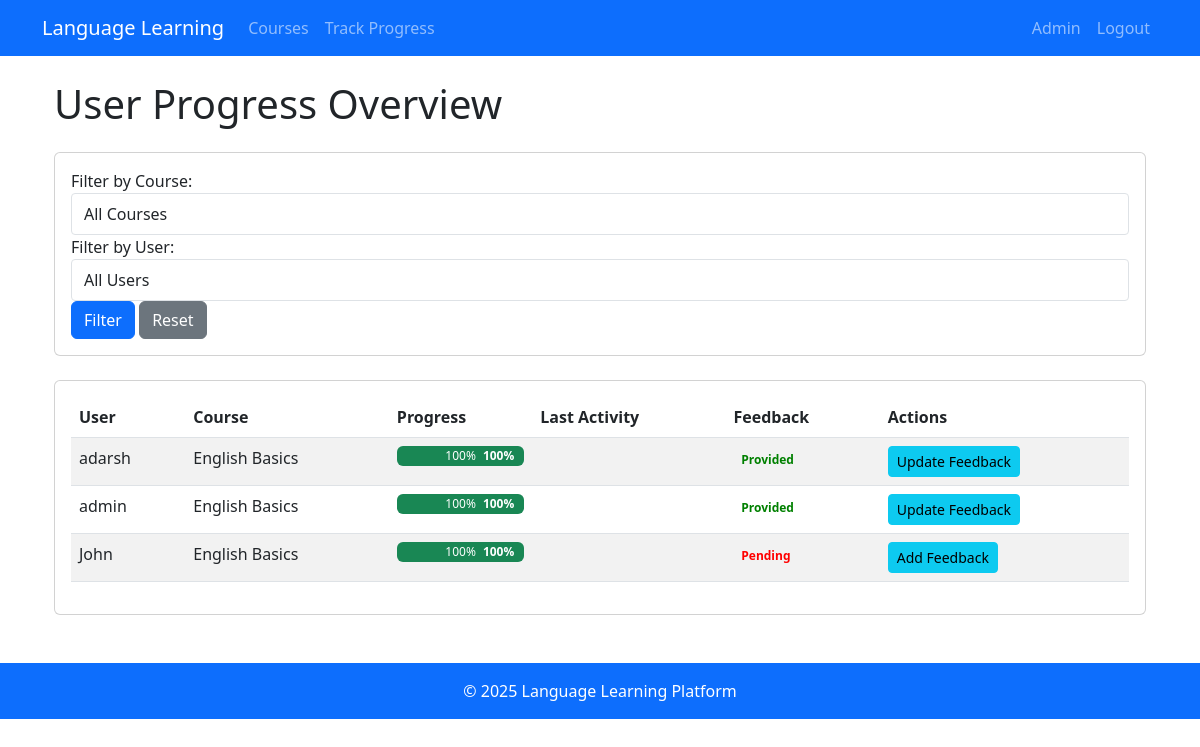
The app's page /admin-tools/progress/ (signed in) with its own data.
### learning/models.py (models this page shows, shortened)
class UserProgress(models.Model):
    user = models.ForeignKey(User, on_delete=models.CASCADE)
    course = models.ForeignKey(Course, on_delete=models.CASCADE)
    completed_lessons = models.ManyToManyField(Lesson, blank=True)
    last_accessed = models.DateTimeField(auto_now=True)
    admin_feedback = models.TextField(blank=True, null=True)
    feedback_date = models.DateTimeField(blank=True, null=True)
    @property
    def completion_percentage(self):
        total_lessons = self.course.lesson_set.count()
        completed_lessons = self.completed_lessons.count()
        return (completed_lessons / total_lessons * 100) if total_lessons > 0 else 0
    class Meta:
        verbose_name_plural = "User Progress"
        ordering = ['-feedback_date']

class Course(models.Model):
    title = models.CharField(max_length=200)
    language = models.ForeignKey(Language, on_delete=models.CASCADE)
    description = models.TextField()
    created_at = models.DateTimeField(auto_now_add=True)
    updated_at = models.DateTimeField(auto_now=True)
    difficulty = models.IntegerField(
        validators=[MinValueValidator(1), MaxValueValidator(5)]
    )
    is_active = models.BooleanField(default=True)

### learning/views.py (the view)
# urls.py: path('admin-tools/progress/', views.admin_progress_view, name='admin_progress_view'),
@login_required
@user_passes_test(lambda u: u.is_superuser)
def admin_progress_view(request):
    progress_records = UserProgress.objects.all().select_related('user', 'course')
    course_id = request.GET.get('course_id')
    if course_id:
        progress_records = progress_records.filter(course_id=course_id)
    user_id = request.GET.get('user_id')
    if user_id:
        progress_records = progress_records.filter(user_id=user_id)
    for record in progress_records:
        total_lessons = record.course.lesson_set.count()
        completed_lessons = record.completed_lessons.count()
    return render(request, 'admin/progress_overview.html', {
        'progress_records': progress_records,
        'courses': Course.objects.all(),
        'users': User.objects.filter(is_staff=False)  # Only regular users
    })

### templates/admin/progress_overview.html (shortened to what this page needs)
{% extends "base.html" %}
{% load static %}
{% block content %}
<div class="container mt-4">
    <h1 class="mb-4">User Progress Overview</h1>
    <div class="card mb-4">
        <div class="card-body">
            <form method="get" class="form-inline">
                <div class="form-group mr-3">
                    <label for="course_id" class="mr-2">Filter by Course:</label>
                    <select name="course_id" id="course_id" class="form-control">
                        <option value="">All Courses</option>
                    </select>
                </div>
                <div class="form-group mr-3">
                    <label for="user_id" class="mr-2">Filter by User:</label>
                    <select name="user_id" id="user_id" class="form-control">
                        <option value="">All Users</option>
                    </select>
                </div>
                <button type="submit" class="btn btn-primary mr-2">Filter</button>
                <a href="{% url 'admin_progress_view' %}" class="btn btn-secondary">Reset</a>
            </form>
        </div>
    </div>
    <div class="card">
        <div class="card-body">
            <div class="table-responsive">
                <table class="table table-striped">
                    <thead>
                        <tr>
                            <th>User</th>
                            <th>Course</th>
                            <th>Progress</th>
                            <th>Last Activity</th>
                            <th>Feedback</th>
                            <th>Actions</th>
                        </tr>
                    </thead>
                    <tbody>
                        {% for record in progress_records %}
                        {% if not record.user.is_superuser %}
                        <tr>
                            <td>{{ record.user.username }}</td>
                            <td>{{ record.course.title }}</td>
                            <td>
                                <div class="progress" style="height: 20px;">
                                    <div class="progress-bar bg-success"
                                         role="progressbar"
                                         style="width: {{ record.completion_percentage|floatformat:0 }}%"
                                         aria-valuenow="{{ record.completion_percentage|floatformat:0 }}"
                                         aria-valuemin="0"
                                         aria-valuemax="100">
                                        {{ record.completion_percentage|floatformat:0 }}%
                                    </div>
                                </div>
                            </td>
                            <td>{{ record.last_activity|date:"M d, Y H:i" }}</td>
                            <td>
                                {% if record.admin_feedback %}
                                <span class="badge badge-success" style="color: green;">Provided</span>
                                {% else %}
                                <span class="badge badge-warning" style="color: red;">Pending</span>
                                {% endif %}
                            </td>
                            <td>
                                <a href="{% url 'add_feedback' record.id %}" class="btn btn-sm btn-info">
                                    {% if record.admin_feedback %}Update{% else %}Add{% endif %} Feedback
                                </a>
                            </td>
                        </tr>
                        {% endif %}
                        {% empty %}
                        <tr>
                            <td colspan="6" class="text-center">No progress records found.</td>
                        </tr>
                        {% endfor %}
                    </tbody>
                </table>
            </div>
        </div>
    </div>
</div>
{% endblock %}

### templates/base.html (shortened to what this page needs)
<!DOCTYPE html>
<html lang="en">
<head>
    <link href="https://cdn.jsdelivr.net/npm/bootstrap@5.3.0/dist/css/bootstrap.min.css" rel="stylesheet">
    <link rel="stylesheet" href="https://cdn.jsdelivr.net/npm/bootstrap-icons@1.11.3/font/bootstrap-icons.min.css">
</head>
<body>
    <nav class="navbar navbar-expand-lg navbar-dark bg-primary fixed-top">
        <div class="container">
            <a class="navbar-brand" href="{% url 'home' %}">Language Learning</a>
            <div class="collapse navbar-collapse" id="navbarNav">
                <ul class="navbar-nav me-auto">
                    <li class="nav-item">
                        <a class="nav-link" href="{% url 'course_list' %}">Courses</a>
                    </li>
                    {% if user.is_superuser %}
                    <li class="nav-item">
                        <a class="nav-link" href="{% url 'admin_progress_view' %}">Track Progress</a>
                    </li>
                    {% endif %}
                </ul>
                <ul class="navbar-nav">
                    {% if user.is_authenticated %}
                    <li class="nav-item">
                        <a class="nav-link" href="{% url 'profile' %}">
                            {% if user.is_superuser %}Admin{% else %}Profile{% endif %}
                        </a>
                    </li>
                    <li class="nav-item">
                        <a class="nav-link" href="{% url 'logout' %}">Logout</a>
                    </li>
                    {% endif %}
                </ul>
            </div>
        </div>
    </nav>
    <div class="container mt-4">
        {% block content %}{% endblock %}
    </div>
    <footer class="bg-light text-center text-lg-start mt-5">
        <div class="text-center p-3 bg-primary text-white">
            © {% now "Y" %} Language Learning Platform
        </div>
    </footer>
</body>
</html>

### templates/base.html (style rules this page uses)
body { padding-top: 56px; }
.progress { height: 20px; }
.form-control, .form-select { border-radius: 0.25rem; padding: 0.5rem 0.75rem; }
.progress { position: relative; }
.progress-bar::after { content: attr(aria-valuenow) "%"; position: absolute; right: 10px; color: white; font-weight: bold; }

### records on screen
UserProgress: user.username "adarsh", course "English Basics", completion_percentage "100", admin_feedback "Provided"
UserProgress: user.username "admin", course "English Basics", completion_percentage "100", admin_feedback "Provided"
UserProgress: user.username "John", course "English Basics", completion_percentage "100", shows "Pending", shows "Add"
